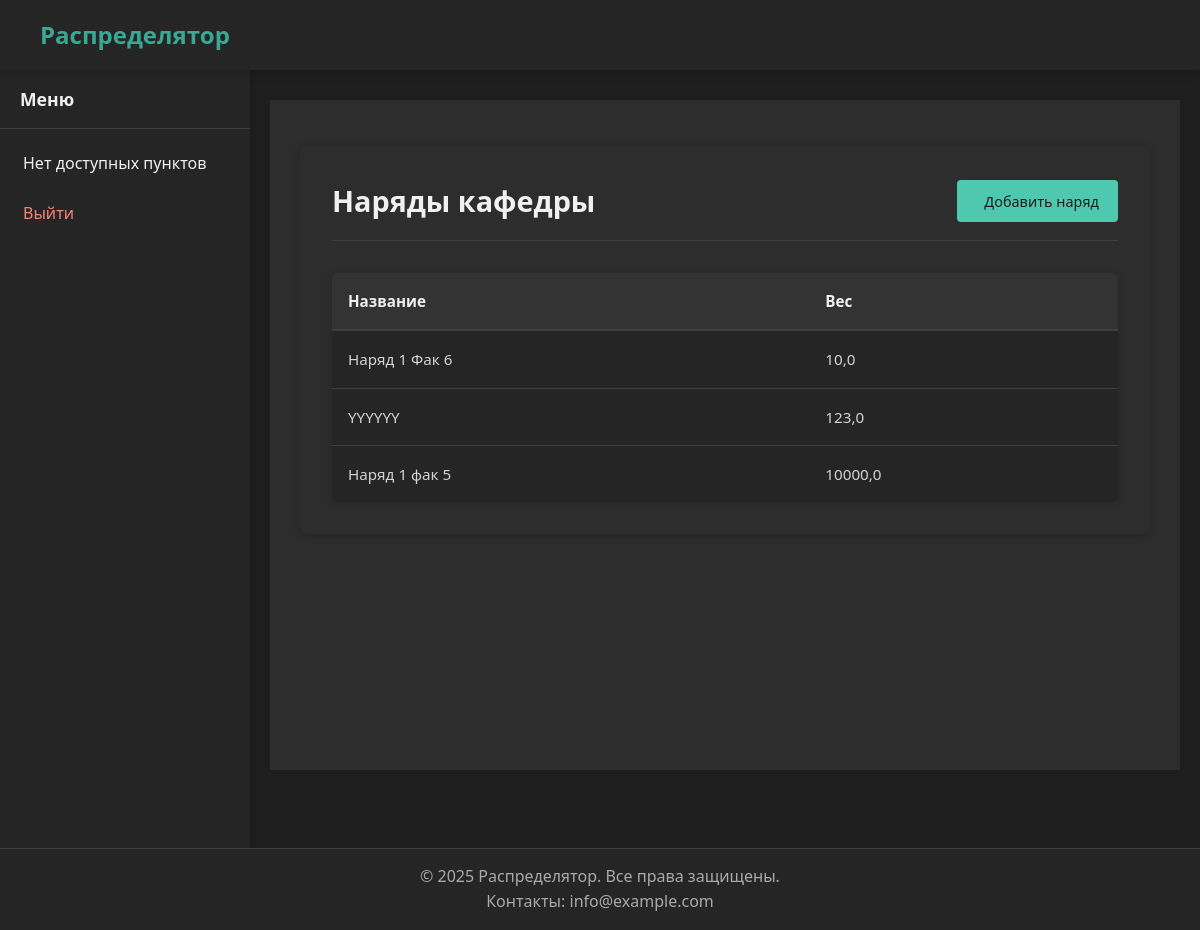
/department/duty/ (signed in), run on the app's committed database.
### duty/models.py (models this page shows, shortened)
class Duty(models.Model):
    duty_name = models.CharField('Название наряда', max_length=50)
    duty_weight = models.FloatField('Вес наряда')
    is_commandant = models.BooleanField('Добавлено комендантом', default=False)
    faculty = models.ForeignKey(
        Faculty,
        on_delete=models.SET_NULL,
        null=True,
        blank=True,
        verbose_name='Факультет',
        related_name='duties'
    )
    department = models.ForeignKey(
        Department,
        on_delete=models.SET_NULL,
        null=True,
        blank=True,
        verbose_name='Кафедра',
        related_name='duties'
    )
    def get_edit_url(self):
        if self.is_commandant:
            return reverse('commandant:duty:edit', args=[self.pk])
        elif self.faculty and not self.department:
            return reverse('faculty:duty:edit', args=[self.pk])
        elif self.department:
            return reverse('department:duty:edit', args=[self.pk])
    class Meta:
        constraints = [
            models.UniqueConstraint(
                fields=['duty_name'],
                name='unique_duty_for_commandant',
                condition=Q(is_commandant=True)
            ),
            models.UniqueConstraint(
                fields=['duty_name', 'faculty'],
                name='unique_duty_for_faculty',
                condition=Q(faculty__isnull=False, department__isnull=True, is_commandant=False)
            ),
            models.UniqueConstraint(
                fields=['duty_name', 'department'],
                name='unique_duty_for_department',
                condition=Q(department__isnull=False)
            ),
        ]

### duty/views.py (the view)
class DepartmentDutyListView(DutyListView, HasDepartmentMixin):
    related_field = 'department'
    namespace = 'department'
    group_required = ['Кафедра']

### core/context_processors.py (called while the page is built, shortened)
def sidebar_menu(request):
    if not request.user.is_authenticated:
        return {'menu_items': []}
    menu_items = []
    current_path = request.path
    user_type = get_user_type(request.user)
    unread_count = request.user.received_notifications.filter(is_read=False).count()
    return {
        'user_type': user_type,
        'menu_items': menu_items,
        'unread_notifications': unread_count
    }

### core/utils.py (called while the page is built, shortened)
def get_user_type(user):
    if user.is_superuser:
        return 'admin'

### duty/views.py (called while the page is built)
    def get_template_names(self):
        return [f"{self.template_name_prefix}{self.template_name_suffix}.html"]

    def get_queryset(self):
        user = self.request.user
        queryset = None
        if self.related_field == 'commandant':
            queryset = Duty.objects.filter(is_commandant=True)
        elif self.related_field == 'faculty':
            queryset = Duty.objects.filter(
                faculty=user.faculty,
                department__isnull=True,
                is_commandant=False
            )
        elif self.related_field == 'department':
            queryset = Duty.objects.filter(
                department=user.department,
                is_commandant=False
            )
        else:
            queryset = Duty.objects.none()
        return queryset

    def get_context_data(self, **kwargs):
        context = super().get_context_data(**kwargs)
        object_name = ''
        if self.related_field == 'commandant':
            object_name = 'Коменданта'
        elif self.related_field == 'faculty' and self.request.user.faculty:
            object_name = self.request.user.faculty.name
        elif self.related_field == 'department' and self.request.user.department:
            object_name = self.request.user.department.name
        context.update({
            'namespace': self.namespace,
            'related_type': self.related_field,
            'object_name': object_name,
        })
        return context

    def get_context_data(self, **kwargs):
        context = super().get_context_data(**kwargs)
        context['add_url'] = reverse(f'{self.namespace}:duty:add')
        return context

### templates/profiles/shared/duty/_list.html (shortened to what this page needs)
{% extends "base_account.html" %}
{% load static %}
{% block extra_head %}
<link rel="stylesheet" href="{% static 'css/department.css' %}">
{% endblock %}
{% block account_content %}
<div class="department-staff-container">
    <div class="header-with-button">
        <h1>
            Наряды
            {% if related_type == 'department' %}
                {{ object_name }} кафедры
            {% elif related_type == 'faculty' %}
                управления {{ object_name }} факультета
            {% else %}
                {{ related_type_label }}
            {% endif %}
        </h1>
        <a href="{{ add_url }}" class="add-button">
             Добавить наряд
        </a>
    </div>
    {% if duties %}
    <div class="table-responsive">
        <table class="staff-table">
            <thead>
                <tr>
                    <th>Название</th>
                    <th>Вес</th>
                </tr>
            </thead>
            <tbody>
                {% for duty in duties %}
                <tr onclick="window.location='{{ duty.get_edit_url }}';" style="cursor: pointer;">
                    <td>{{ duty.duty_name }}</td>
                    <td>{{ duty.duty_weight }}</td>
                </tr>
                {% endfor %}
            </tbody>
        </table>
    </div>
    {% endif %}
</div>
{% endblock %}

### static/css/base.css (style rules this page uses)
* { margin: 0; padding: 0; box-sizing: border-box; }
body { font-family: 'Segoe UI', Tahoma, Geneva, Verdana, sans-serif; background-color: #1e1e1e; color: #f0f0f0; line-height: 1.6; padding-top: 70px; padding-bottom: 0; margin-bottom: 60px; min-height: 100vh; position: relative; }

### static/css/forms.css (style rules this page uses)
.staff-table tbody tr { transition: background-color 0.2s; }

### static/css/department.css (style rules this page uses)
.department-staff-container { padding: 2rem; background-color: #2d2d2d; border-radius: 8px; box-shadow: 0 2px 10px rgba(0, 0, 0, 0.2); margin: 1rem 0; }
.header-with-button { display: flex; justify-content: space-between; align-items: center; margin-bottom: 2rem; padding-bottom: 1rem; border-bottom: 1px solid #3e3e42; }
.header-with-button h1 { font-size: 1.8rem; color: #f0f0f0; margin: 0; }
.table-responsive { overflow-x: auto; border-radius: 6px; background-color: #252526; box-shadow: 0 2px 8px rgba(0, 0, 0, 0.15); }
.staff-table { width: 100%; border-collapse: collapse; font-size: 0.95rem; color: #d4d4d4; }
.staff-table th { background-color: #333; padding: 1rem; text-align: left; font-weight: 600; color: #f0f0f0; border-bottom: 2px solid #3e3e42; }
.staff-table td { padding: 1rem; border-bottom: 1px solid #3e3e42; vertical-align: middle; }
.staff-table tr:last-child td { border-bottom: none; }
.add-button { display: inline-flex; align-items: center; gap: 0.5rem; background-color: #4ec9b0; color: #1e1e1e; padding: 0.6rem 1.2rem; border-radius: 4px; text-decoration: none; font-weight: 500; font-size: 0.9rem; transition: all 0.2s; border: none; cursor: pointer; }
.department-staff-container { animation: fadeIn 0.3s ease-out; }

### data on the page
Duty: duty_name "Наряд 1 Фак 6", duty_weight "10,0"
Duty: duty_name "YYYYYY", duty_weight "123,0"
Duty: duty_name "Наряд 1 фак 5", duty_weight "10000,0"
